Frame 1 (no input): blank canvas, image omitted
Frame 60 (the mouse pressed at the canvas centre just before this capture): blank canvas, image omitted
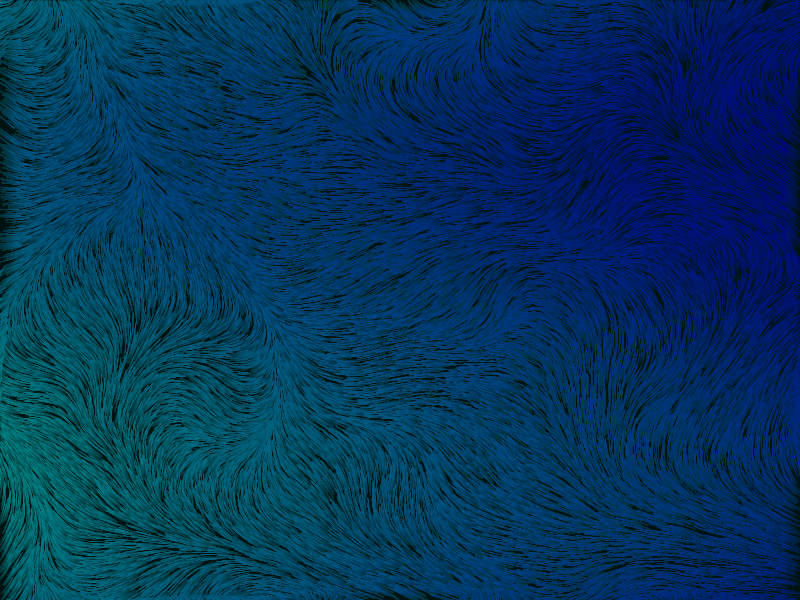
Frame 120 (the mouse held since frame 60 and released just before this capture)

The Processing sketch whose frames 1 and 60 were blank and that drew this single picture after the mouse press (run headless with seeded random() and noise(); from frame 60 on, the mouse is pressed at the canvas centre):

// Processing sketch: ParticleWaveSketch
// ── ParticleWaveSketch.pde
//2.Ocean Wave Perlin Noise Particle System

//Mouse drag trail changes to orange and remains permanently
//Black screen at start, click to begin; fades to black after 10 seconds, click to exit when fully black


//Flow Field Parameters
FlowField flowField;//Flow field object
int flowFieldScale = 20;// Flow field resolution, smaller value = denser grid
float noiseScale = 0.005;// Noise sampling precision
float noiseStrength = 1.5;// Noise influence strength

//Particle System Parameters
ArrayList<Particle> particles;//Stores all particle objects
int particleCount = 42500;//Total number of particles

// Visual Parameters
float trailAlpha = 3;// Trail residual transparency
float particleSpeed = 0.01;// Particle movement speed

//Mouse Interaction Parameters
PVector mousePos; // Current coordinates
boolean mouseDragging = false; // Whether dragging is in progress
float mouseInfluenceRadius = 30; //Mouse influence radius

//Program Flow Control
boolean programStarted = false;//Whether the program has started running

// Fade Effect Parameters
int startTime;// Timestamp when the program starts running
boolean fading = false;//Whether fade effect is in progress
float fadeAlpha = 0;//Current fade layer transparency (0-255)
int fadeDuration = 2000;//Fade duration
int fadeStartTime;//Timestamp when fade effect starts
boolean fullyFaded = false;//Whether fully black screen
boolean canExit = false;//Whether program exit is allowed

//Initialization Settings
void setup() {
  size(800, 600);  
  colorMode(HSB, 360, 100, 100, 100); 
  background(0); 
  
  //Initialize mouse position variables
  mousePos = new PVector(mouseX, mouseY);
  
  //Initialize flow field
  flowField = new FlowField(flowFieldScale, noiseScale, noiseStrength);
  
  //Initialize particle system
  particles = new ArrayList<Particle>();
  for (int i = 0; i < particleCount; i++) {
    particles.add(new Particle());  //Create particle objects one by one
  }
  
  smooth();//Anti-aliasing
}

//Main Drawing Loop
void draw() {
  //State 1: Program not started, display pure black screen
  if (!programStarted) {
    background(0);
    return;
  }
  
  //State 2: Fully black screen, stop drawing particle effects
  if (!fullyFaded) {
    //Draw trail - translucent rectangle overlay for trailing effect
    fill(210, 70, 15, trailAlpha);
    noStroke();
    rect(0, 0, width, height);
    
    //Update flow field
    flowField.updateNoiseOffset(frameCount * 0.002);
    
    for (Particle p : particles) {
      float angle = flowField.getAngle(p.pos.x, p.pos.y);
      PVector force = new PVector(cos(angle), sin(angle));
      force.mult(particleSpeed);
      
      p.applyForce(force);//Apply flow field force
      applyMouseForce(p);//Apply mouse attraction force
      p.update();  //Update particle position and velocity
      p.edgesWrap();//Edge wrapping handling
      p.display();  //Draw particle on canvas
    }
    
    //Check if 10-second runtime reached, trigger fade effect
    if (!fading && (millis() - startTime >= 10000)) {
      fading = true;
      fadeStartTime = millis();
      println("10 seconds reached, starting fade effect...");
    }
  }
  
  //Draw fade layer
  if (fading && !fullyFaded) {
    float elapsed = millis() - fadeStartTime;
    if (elapsed >= fadeDuration) {
      fill(0, 0, 0, 255);
      noStroke();
      rect(0, 0, width, height);
      fullyFaded = true;
      canExit = true;//Click to exit
      println("Fade complete, click screen to exit program");
    } else {
      //Calculate current transparency during fade
      fadeAlpha = (elapsed / fadeDuration) * 255;
      fill(0, 0, 0, fadeAlpha);
      noStroke();
      rect(0, 0, width, height);
    }
  }
}

//Mouse Click Event
void mousePressed() {
  // State 1: Program not started, first click to launch
  if (!programStarted) {
    programStarted = true;
    startTime = millis();//Record start time for 10-second countdown
    background(210, 70, 15);//Clear black screen, display dark blue background
    println("Program started running...");
    return;
  }
  
  //State 2: Fully black screen and exit allowed, click to exit program
  if (fullyFaded && canExit) {
    println("Exiting program");
    exit();                      
  }
  
  // State 3: Normal interaction mode, start drag marking
  mouseDragging = true;
  mousePos.set(mouseX, mouseY);
}

//Mouse Release Event
// Stop drag state when mouse button is released
void mouseReleased() {
  mouseDragging = false;
}

// ==================== Mouse Drag Event ====================
// Update mouse position coordinates in real-time during drag
void mouseDragged() {
  mousePos.set(mouseX, mouseY);
}

// Mouse Influence Application
// Apply mouse attraction force to specified particle
// Particles that are attracted will be permanently marked as orange
void applyMouseForce(Particle p) {
  if (!mouseDragging) return;
  
  float d = PVector.dist(p.pos, mousePos);  //Calculate distance from particle to mouse
  if (d < mouseInfluenceRadius) {
    // Calculate attraction: particle pulled toward mouse position, stronger when closer
    PVector force = PVector.sub(mousePos, p.pos);
    float strength = map(d, 0, mouseInfluenceRadius, 0.8, 0);
    force.normalize();
    force.mult(strength * 0.5);
    p.applyForce(force);
    
    //Once attracted by mouse, permanently mark particle as orange (color change remains permanent)
    p.setToOrange();
  }
}


// Flow Field Class
// Generates dynamic vector field based on Perlin Noise to provide movement direction for particles

class FlowField {
  int cols, rows;// Number of grid columns and rows
  float[][] angles;// Angle value for each grid cell
  float resolution; // Grid resolution
  float noiseScale;// Noise sampling scale
  float noiseStrength;// Noise intensity
  float noiseZ;//Z-axis offset of noise
  
  //Constructor: Initialize flow field
  FlowField(float res, float nScale, float nStrength) {
    this.resolution = res;
    this.noiseScale = nScale;
    this.noiseStrength = nStrength;
    this.noiseZ = 0;
    
    //Calculate grid count (ensure full screen coverage)
    cols = ceil(width / resolution) + 1;
    rows = ceil(height / resolution) + 1;
    angles = new float[cols][rows];
    
    updateAngles();  //Initial calculation of all angles
  }
  
  //Update time offset
  void updateNoiseOffset(float offset) {
    noiseZ = offset;
    updateAngles();//Recalculate angles
  }
  
  //Recalculate angle values for all cells in grid
  void updateAngles() {
    for (int i = 0; i < cols; i++) {
      for (int j = 0; j < rows; j++) {
        float x = i * resolution;          
        float y = j * resolution;  
        float noiseVal = noise(x * noiseScale, y * noiseScale, noiseZ);//Sample Perlin Noise
        angles[i][j] = noiseVal * TWO_PI * noiseStrength;//Map noise value to angle
      }
    }
  }
  
  // Get corresponding flow field angle based on pixel position
  float getAngle(float px, float py) {
    px = constrain(px, 0, width);//Boundary constraint
    py = constrain(py, 0, height);
    
    float fx = px / resolution;//Grid floating coordinates
    float fy = py / resolution;
    int gx = floor(fx);//Grid integer coordinates
    int gy = floor(fy);
    
    //Boundary clamping to prevent array out of bounds
    gx = constrain(gx, 0, cols - 1);
    gy = constrain(gy, 0, rows - 1);
    int gxNext = constrain(gx + 1, 0, cols - 1);
    int gyNext = constrain(gy + 1, 0, rows - 1);
    
    float tx = fx - gx;// X-direction interpolation factor
    float ty = fy - gy; // Y-direction interpolation factor
    
    //Get angle values of four adjacent grids
    float angleTL = angles[gx][gy];
    float angleTR = angles[gxNext][gy];
    float angleBL = angles[gx][gyNext];
    float angleBR = angles[gxNext][gyNext];
    
    //Bilinear interpolation to calculate final angle
    float angleTop = lerp(angleTL, angleTR, tx);
    float angleBottom = lerp(angleBL, angleBR, tx);
    return lerp(angleTop, angleBottom, ty);
  }
}


// Particle Class
// Represents a moving particle in the flow field with position, velocity, acceleration and lifespan
// Orange color remains permanently after mouse touch
class Particle {
  PVector pos;       // Current position
  PVector vel;       // Current velocity
  PVector acc;       // Current acceleration (cumulative force per frame)
  float life;        // Lifespan (decreases over time, resets at zero)
  float maxSpeed = 2.5;   // Maximum speed limit
  
  // Color state: false = blue mode (default original effect), true = orange mode (touched by mouse)
  boolean isOrange = false;
  
  // Constructor: Randomly initialize particle starting position and lifespan
  Particle() {
    pos = new PVector(random(width), random(height));
    vel = new PVector(0, 0);
    acc = new PVector(0, 0);
    life = random(200, 300);
  }
  
  // Apply force (Euler integration, force added directly to acceleration)
  void applyForce(PVector force) {
    acc.add(force);
  }
  
  // Update particle physical state (velocity, position, lifespan)
  void update() {
    vel.add(acc);// Acceleration changes velocity
    vel.limit(maxSpeed);// Limit maximum speed
    pos.add(vel);// Velocity changes position
    acc.mult(0); // Reset acceleration after each frame
    
    life -= 0.15;               
    if (life < 0) {
      reset(); //Reset particle
    }
  }
  
  // Permanently mark as orange
  void setToOrange() {
    isOrange = true;
  }
  
  // Reset particle
  void reset() {
    pos.set(random(width), random(height));
    vel.set(0, 0);
    life = random(80, 120);
    //Marked particles remain orange after respawn
  }
  
  //Edge wrapping: Particles reappear on opposite side when exiting screen bounds
  void edgesWrap() {
    if (pos.x > width) pos.x = 0;
    if (pos.x < 0) pos.x = width;
    if (pos.y > height) pos.y = 0;
    if (pos.y < 0) pos.y = height;
  }
  
  // Draw particle
  void display() {
    float hue, sat, bri, alphaVal;
    
    // Select different color schemes based on color mode
    if (isOrange) {
      //Orange mode
      hue = 30 + sin(frameCount * 0.05 + pos.x * 0.01) * 5;
      hue = constrain(hue, 20, 45);
      sat = map(life, 0, 100, 70, 95);//Saturation changes with lifespan
      float speed = vel.mag();
      bri = map(speed, 0, maxSpeed, 60, 100); //Brightness changes with speed
      alphaVal = map(life, 0, 100, 30, 85);//Transparency changes with lifespan
    } else {
      //Blue mode
      hue = map(pos.x / width, 0, 1, 190, 230);//Hue gradients with X coordinate
      hue += sin(pos.y * 0.01) * 10; //Add sine wave fluctuation
      hue = constrain(hue, 180, 250);
      sat = map(life, 0, 100, 40, 85);//Saturation changes with lifespan
      float speed = vel.mag();
      bri = map(speed, 0, maxSpeed, 40, 95);//Brightness changes with speed
      alphaVal = map(life, 0, 100, 20, 80);//Transparency changes with lifespan
    }
    
    // Draw thin lines to simulate particle movement trails
    strokeWeight(0.4);//Thin line width
    stroke(hue, sat, bri, alphaVal);
    
    //Draw small line segments for trailing visual effect
    PVector prev = PVector.sub(pos, vel.copy().normalize().mult(2));
    line(pos.x, pos.y, prev.x, prev.y);
  }
}
